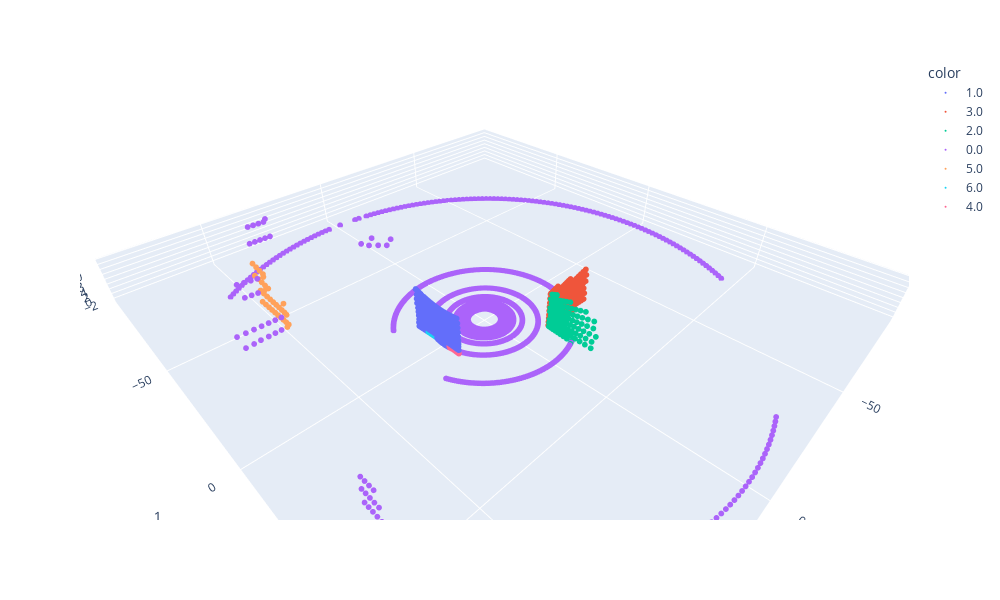

Source (notebook cell):
### Code cell
# Plot clusters
plot_clusters(P, mesh, clusters)

### Figure 1 — Plotly figure (JSON) as saved in the notebook; plotly's stock layout.template omitted (floating-point values rounded to 4 significant figures; data arrays with more than 128 entries replaced by an {"elided": "..."} marker saying what was removed)
{"data": [{"hovertemplate": "color=1.0<br>0=%{x}<br>1=%{y}<br>2=%{z}<extra></extra>", "legendgroup": "1.0", "marker": {"color": "#636efa", "size": 2, "symbol": "circle"}, "mode": "markers", "name": "1.0", "scene": "scene", "showlegend": true, "type": "scatter3d", "x": {"elided": "547 float values"}, "y": {"elided": "547 float values"}, "z": {"elided": "547 float values"}}, {"hovertemplate": "color=3.0<br>0=%{x}<br>1=%{y}<br>2=%{z}<extra></extra>", "legendgroup": "3.0", "marker": {"color": "#EF553B", "size": 2, "symbol": "circle"}, "mode": "markers", "name": "3.0", "scene": "scene", "showlegend": true, "type": "scatter3d", "x": {"elided": "188 float values"}, "y": {"elided": "188 float values"}, "z": {"elided": "188 float values"}}, {"hovertemplate": "color=2.0<br>0=%{x}<br>1=%{y}<br>2=%{z}<extra></extra>", "legendgroup": "2.0", "marker": {"color": "#00cc96", "size": 2, "symbol": "circle"}, "mode": "markers", "name": "2.0", "scene": "scene", "showlegend": true, "type": "scatter3d", "x": [-11.5, -11.5, -11.5, -11.5, -11.5, -11.5, -11.5, -11.5, -11.5, -11.5, -11.5, -11.5, -11.5, -11.5, -11.5, -11.5, -11.5, -11.5, -11.5, -11.5, -11.5, -11.5, -11.5, -11.5, -11.5, -11.5, -11.5, -11.5, -11.6, -11.5, -11.5, -11.5, -11.5, -11.5, -11.5, -11.5, -11.5, -11.5, -11.5, -11.5, -11.5, -11.5, -11.5, -11.5, -11.5, -11.5, -11.5, -11.5, -11.5, -11.5, -11.5, -11.5, -11.5, -11.5, -11.5, -11.5, -11.5, -11.5, -11.5, -11.5, -11.5, -11.5, -11.5, -11.5, -11.5, -11.5, -11.5, -11.5, -11.5, -11.5, -11.5, -11.5, -11.5, -11.5, -11.5, -11.5, -11.5, -11.5, -11.5, -11.5, -11.5, -11.5, -11.5, -11.5, -11.5, -11.5, -11.5, -11.5, -11.5, -11.5, -11.5, -11.5, -11.5, -11.5, -11.5, -11.63, -10.5], "y": [19.01, 19.9, 20.86, 18.59, 19.45, 20.37, 21.36, 22.43, 23.59, 24.84, 26.21, 19.01, 19.9, 20.86, 21.89, 23.0, 24.2, 25.51, 26.94, 28.52, 30.25, 32.19, 18.59, 19.45, 20.37, 21.36, 22.43, 23.59, 25.06, 26.21, 27.71, 29.36, 31.19, 33.24, 35.53, 18.59, 19.45, 20.37, 21.36, 22.43, 23.59, 24.84, 26.21, 27.71, 29.36, 31.19, 33.24, 35.53, 19.01, 19.9, 20.86, 21.89, 23.0, 24.2, 25.51, 26.94, 28.52, 30.25, 32.19, 34.35, 36.79, 18.59, 19.45, 20.37, 21.36, 22.43, 23.59, 24.84, 26.21, 27.71, 29.36, 31.19, 33.24, 35.53, 18.59, 19.45, 20.37, 21.36, 22.43, 23.59, 24.84, 26.21, 27.71, 29.36, 31.19, 33.24, 35.53, 18.59, 19.45, 20.37, 21.36, 22.43, 23.59, 24.84, 26.21, 28.03, 28.48], "z": [10.84, 11.21, 11.62, 8.83, 9.128, 9.451, 9.802, 10.18, 10.6, 11.06, 11.56, 7.219, 7.468, 7.739, 8.033, 8.354, 8.706, 9.092, 9.518, 9.991, 10.52, 11.11, 5.449, 5.633, 5.833, 6.049, 6.285, 6.543, 6.885, 7.136, 7.48, 7.863, 8.289, 8.769, 9.312, 3.854, 3.984, 4.125, 4.278, 4.445, 4.627, 4.827, 5.047, 5.29, 5.56, 5.862, 6.202, 6.585, 2.335, 2.416, 2.503, 2.599, 2.702, 2.816, 2.941, 3.079, 3.232, 3.402, 3.592, 3.807, 4.051, 0.7632, 0.789, 0.8169, 0.8472, 0.8803, 0.9164, 0.9559, 0.9995, 1.048, 1.101, 1.161, 1.228, 1.304, -0.7632, -0.789, -0.8169, -0.8472, -0.8803, -0.9164, -0.9559, -0.9995, -1.048, -1.101, -1.161, -1.228, -1.304, -2.297, -2.375, -2.459, -2.55, -2.649, -2.758, -2.877, -3.008, -3.19, -3.19]}, {"hovertemplate": "color=0.0<br>0=%{x}<br>1=%{y}<br>2=%{z}<extra></extra>", "legendgroup": "0.0", "marker": {"color": "#ab63fa", "size": 2, "symbol": "circle"}, "mode": "markers", "name": "0.0", "scene": "scene", "showlegend": true, "type": "scatter3d", "x": {"elided": "2352 float values"}, "y": {"elided": "2352 float values"}, "z": {"elided": "2352 float values"}}, {"hovertemplate": "color=5.0<br>0=%{x}<br>1=%{y}<br>2=%{z}<extra></extra>", "legendgroup": "5.0", "marker": {"color": "#FFA15A", "size": 2, "symbol": "circle"}, "mode": "markers", "name": "5.0", "scene": "scene", "showlegend": true, "type": "scatter3d", "x": [49.1, 48.5, 48.5, 48.5, 48.5, 48.65, 50.09, 48.5, 48.5, 48.5, 48.5, 48.5, 48.63, 48.5, 48.5, 48.5, 48.5, 48.5, 48.5, 48.5, 48.5, 48.5, 49.48, 48.5, 48.5, 48.5, 48.5, 48.5, 48.5, 48.5, 48.5, 48.5, 48.5], "y": [-51.9, -53.38, -55.58, -57.89, -60.31, -42.05, -51.9, -52.31, -54.47, -56.72, -59.09, -61.57, -42.03, -43.65, -45.44, -47.31, -49.25, -51.27, -53.38, -55.58, -57.89, -60.31, -41.9, -42.77, -44.54, -46.37, -48.27, -50.25, -52.31, -54.47, -56.72, -59.09, -61.57], "z": [12.6, 12.72, 13.01, 13.32, 13.65, 6.759, 7.581, 7.498, 7.665, 7.844, 8.034, 8.238, 2.244, 2.279, 2.321, 2.366, 2.414, 2.465, 2.519, 2.576, 2.637, 2.703, -2.264, -2.258, -2.299, -2.343, -2.39, -2.439, -2.491, -2.547, -2.606, -2.669, -2.737]}, {"hovertemplate": "color=6.0<br>0=%{x}<br>1=%{y}<br>2=%{z}<extra></extra>", "legendgroup": "6.0", "marker": {"color": "#19d3f3", "size": 2, "symbol": "circle"}, "mode": "markers", "name": "6.0", "scene": "scene", "showlegend": true, "type": "scatter3d", "x": [18.5, 18.5, 18.5, 18.5, 18.5, 18.5, 18.5, 18.5, 18.5, 18.5, 18.5, 17.86, 17.8, 17.73, 17.65, 17.57, 17.48, 17.38, 17.28, 17.17, 17.05, 16.92, 16.79], "y": [-2.989, -3.372, -3.758, -4.146, -4.538, -4.934, -5.335, -5.74, -6.15, -6.565, -6.987, -2.886, -3.244, -3.601, -3.957, -4.31, -4.663, -5.013, -5.361, -5.707, -6.051, -6.392, -6.731], "z": [-1.97, -1.976, -1.984, -1.993, -2.002, -2.012, -2.024, -2.036, -2.049, -2.063, -2.078, -3.19, -3.19, -3.19, -3.19, -3.19, -3.19, -3.19, -3.19, -3.19, -3.19, -3.19, -3.19]}, {"hovertemplate": "color=4.0<br>0=%{x}<br>1=%{y}<br>2=%{z}<extra></extra>", "legendgroup": "4.0", "marker": {"color": "#FF6692", "size": 2, "symbol": "circle"}, "mode": "markers", "name": "4.0", "scene": "scene", "showlegend": true, "type": "scatter3d", "x": [18.5, 18.5, 18.5, 18.5, 18.5, 18.5, 18.5, 18.5, 18.5, 18.5, 18.5, 18.5, 16.82, 16.95, 17.08, 17.19, 17.3, 17.4, 17.5, 17.59, 17.67, 17.74, 17.81, 17.87], "y": [7.758, 7.325, 6.898, 6.478, 6.063, 5.654, 5.25, 4.851, 4.456, 4.064, 3.677, 3.292, 6.66, 6.321, 5.979, 5.635, 5.288, 4.94, 4.589, 4.236, 3.882, 3.526, 3.169, 2.811], "z": [-2.108, -2.091, -2.075, -2.06, -2.046, -2.033, -2.021, -2.01, -2.0, -1.991, -1.982, -1.975, -3.19, -3.19, -3.19, -3.19, -3.19, -3.19, -3.19, -3.19, -3.19, -3.19, -3.19, -3.19]}], "layout": {"height": 600, "legend": {"title": {"text": "color"}, "tracegroupgap": 0}, "margin": {"t": 60}, "scene": {"aspectmode": "data", "domain": {"x": [0, 1], "y": [0, 1]}, "xaxis": {"title": {"text": "0"}}, "yaxis": {"title": {"text": "1"}}, "zaxis": {"title": {"text": "2"}}}, "width": 1000}}
